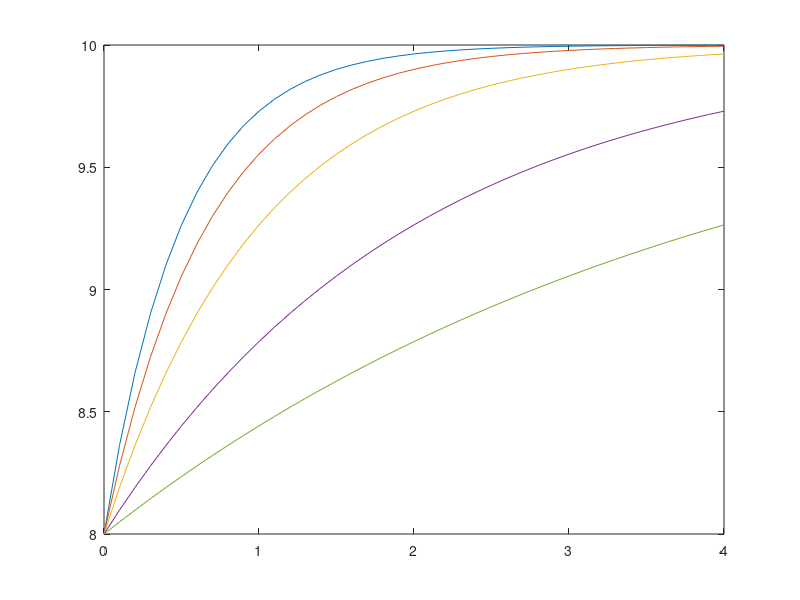

This chart was generated by the following MATLAB code: (Note: this script raises an error after producing the figure.)
%% In-class Assignment 3 - R/L Current (Inductive Circuit) and COE Enrollment
% Lucas Weed
% ENG 101-03
% 01/29/2018
%
%% Part 1 - R/L Current (Inductive Circuit)
clc;
clear all;

% Variables
time = 0:.1:4; % Time in seconds, intervals of .1 second

R1 = 4;   % Resistance = 4 Ohms
R2 = 3;   % Resistance = 3 Ohms
R3 = 2;   % Resistance = 2 Ohms
R4 = 1;   % Resistance = 1 Ohms
R5 = 0.5; % Resistance = 0.5 Ohms

L = 2; % Inductance = 2 Henrys

% Calculations
i1 = 10-2*(exp(-(R1/L)*time)); % Amperes when R = 4
i2 = 10-2*(exp(-(R2/L)*time)); % Amperes when R = 3
i3 = 10-2*(exp(-(R3/L)*time)); % Amperes when R = 2
i4 = 10-2*(exp(-(R4/L)*time)); % Amperes when R = 1
i5 = 10-2*(exp(-(R5/L)*time)); % Amperes when R = 0.5

% Plotting
p = plot(time, i1, time, i2, time, i3, time, i4, time, i5);

% Make the lines good looking colors
p(1).Color = '[.9, 0, 0]';  % Line one is red
p(2).Color = '[1, .5, 0]';  % Line two is orange
p(3).Color = '[1, .9, 0]';  % Line three is yellow
p(4).Color = '[0, .75, 0]'; % Line four is green
p(5).Color = '[0, 0, .75]'; % Line five is blue

% Give the lines different looking markers
p(1).Marker = 'o'; % Line one has circles
p(2).Marker = '*'; % Line two has an asterisk
p(3).Marker = 's'; % Line three has squares
p(4).Marker = '+'; % Line four has a plus sign
p(5).Marker = '^'; % Line five has triangles

% Label things
title('Current running through R/L circuit'); % Graph title
xlabel('Time (t) in seconds'); % X-axis label
ylabel('i(t), Cuttent in Amperes'); % Y axis label
legend('4 Ohms', '3 Ohms', '2 Ohms', '1 Ohms', '0.5 Ohms', 'location', 'southeast'); % Legend in bottom right corner
%% Part 2 - COE Enrollment
clc;
clear all;

% Enrollment for each major in the COE
AE = 148; % Aerospace
CHE = 56; % Chemical
CE  = 29; % Civil
CPE = 73; % Computer
EE  = 30; % Electrical
ISE = 13; % Industrial Systems
ME = 143; % Mechanical
OPE =  4; % Optics
UND = 50; % Undecided

% Vectors for Pie chart
Total_Enrollemt = [AE, CHE, CE, CPE, EE, ISE, ME, OPE, UND]; % Vecor for data points
labels = {'Aerospace', 'Chemical', 'Civil', 'Computer', 'Electrical', 'Industrial Systems', 'Mechanical', 'Optical', 'Undecided'}; % Labels

% Plot
pie(Total_Enrollemt, labels);
title('Enrollment by major in the College of Engineering at UAH during 2015');